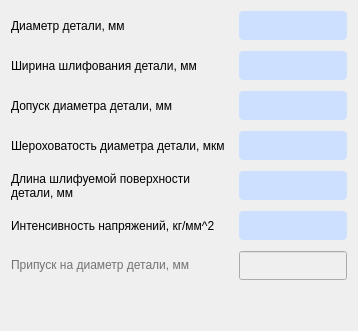
                <widget class="QWidget" name="detail_widget" native="true">
                 <layout class="QGridLayout" name="gridLayout_7">
                  <property name="leftMargin">
                   <number>11</number>
                  </property>
                  <property name="topMargin">
                   <number>11</number>
                  </property>
                  <property name="rightMargin">
                   <number>11</number>
                  </property>
                  <property name="bottomMargin">
                   <number>11</number>
                  </property>
                  <property name="spacing">
                   <number>11</number>
                  </property>
                  <item row="6" column="0">
                   <widget class="QLabel" name="prsk_label">
                    <property name="palette">
                     <palette>
                      <active>
                       <colorrole role="WindowText">
                        <brush brushstyle="SolidPattern">
                         <color alpha="255">
                          <red>115</red>
                          <green>115</green>
                          <blue>115</blue>
                         </color>
                        </brush>
                       </colorrole>
                       <colorrole role="Midlight">
                        <brush brushstyle="SolidPattern">
                         <color alpha="255">
                          <red>227</red>
                          <green>227</green>
                          <blue>227</blue>
                         </color>
                        </brush>
                       </colorrole>
                       <colorrole role="Text">
                        <brush brushstyle="SolidPattern">
                         <color alpha="255">
                          <red>115</red>
                          <green>115</green>
                          <blue>115</blue>
                         </color>
                        </brush>
                       </colorrole>
                       <colorrole role="ButtonText">
                        <brush brushstyle="SolidPattern">
                         <color alpha="255">
                          <red>115</red>
                          <green>115</green>
                          <blue>115</blue>
                         </color>
                        </brush>
                       </colorrole>
                       <colorrole role="PlaceholderText">
                        <brush brushstyle="NoBrush">
                         <color alpha="128">
                          <red>115</red>
                          <green>115</green>
                          <blue>115</blue>
                         </color>
                        </brush>
                       </colorrole>
                      </active>
                      <inactive>
                       <colorrole role="WindowText">
                        <brush brushstyle="SolidPattern">
                         <color alpha="255">
                          <red>115</red>
                          <green>115</green>
                          <blue>115</blue>
                         </color>
                        </brush>
                       </colorrole>
                       <colorrole role="Midlight">
                        <brush brushstyle="SolidPattern">
                         <color alpha="255">
                          <red>222</red>
                          <green>165</green>
                          <blue>227</blue>
                         </color>
                        </brush>
                       </colorrole>
                       <colorrole role="Text">
                        <brush brushstyle="SolidPattern">
                         <color alpha="255">
                          <red>115</red>
                          <green>115</green>
                          <blue>115</blue>
                         </color>
                        </brush>
                       </colorrole>
                       <colorrole role="ButtonText">
                        <brush brushstyle="SolidPattern">
                         <color alpha="255">
                          <red>115</red>
                          <green>115</green>
                          <blue>115</blue>
                         </color>
                        </brush>
                       </colorrole>
                       <colorrole role="PlaceholderText">
                        <brush brushstyle="NoBrush">
                         <color alpha="128">
                          <red>115</red>
                          <green>115</green>
                          <blue>115</blue>
                         </color>
                        </brush>
                       </colorrole>
                      </inactive>
                      <disabled>
                       <colorrole role="WindowText">
                        <brush brushstyle="SolidPattern">
                         <color alpha="255">
                          <red>115</red>
                          <green>115</green>
                          <blue>115</blue>
                         </color>
                        </brush>
                       </colorrole>
                       <colorrole role="Midlight">
                        <brush brushstyle="SolidPattern">
                         <color alpha="255">
                          <red>247</red>
                          <green>247</green>
                          <blue>247</blue>
                         </color>
                        </brush>
                       </colorrole>
                       <colorrole role="Text">
                        <brush brushstyle="SolidPattern">
                         <color alpha="255">
                          <red>115</red>
                          <green>115</green>
                          <blue>115</blue>
                         </color>
                        </brush>
                       </colorrole>
                       <colorrole role="ButtonText">
                        <brush brushstyle="SolidPattern">
                         <color alpha="255">
                          <red>115</red>
                          <green>115</green>
                          <blue>115</blue>
                         </color>
                        </brush>
                       </colorrole>
                       <colorrole role="PlaceholderText">
                        <brush brushstyle="NoBrush">
                         <color alpha="128">
                          <red>115</red>
                          <green>115</green>
                          <blue>115</blue>
                         </color>
                        </brush>
                       </colorrole>
                      </disabled>
                     </palette>
                    </property>
                    <property name="font">
                     <font>
                      <pointsize>9</pointsize>
                      <weight>50</weight>
                      <italic>false</italic>
                      <bold>false</bold>
                      <underline>false</underline>
                      <strikeout>false</strikeout>
                     </font>
                    </property>
                    <property name="cursor">
                     <cursorShape>ArrowCursor</cursorShape>
                    </property>
                    <property name="mouseTracking">
                     <bool>true</bool>
                    </property>
                    <property name="focusPolicy">
                     <enum>Qt::WheelFocus</enum>
                    </property>
                    <property name="acceptDrops">
                     <bool>false</bool>
                    </property>
                    <property name="autoFillBackground">
                     <bool>false</bool>
                    </property>
                    <property name="styleSheet">
                     <string notr="true">QLabel {
	color: rgb(115, 115, 115)
}</string>
                    </property>
                    <property name="text">
                     <string>Припуск на диаметр детали, мм</string>
                    </property>
                    <property name="textFormat">
                     <enum>Qt::AutoText</enum>
                    </property>
                   </widget>
                  </item>
                  <item row="1" column="1">
                   <widget class="QLineEdit" name="B_textbox">
                    <property name="minimumSize">
                     <size>
                      <width>0</width>
                      <height>29</height>
                     </size>
                    </property>
                    <property name="styleSheet">
                     <string notr="true">QLineEdit
{
	border-radius: 4px;
	background-color: rgb(206, 224, 255);
}</string>
                    </property>
                   </widget>
                  </item>
                  <item row="1" column="0">
                   <widget class="QLabel" name="B_label">
                    <property name="font">
                     <font>
                      <pointsize>9</pointsize>
                     </font>
                    </property>
                    <property name="text">
                     <string>Ширина шлифования детали, мм</string>
                    </property>
                   </widget>
                  </item>
                  <item row="2" column="1">
                   <widget class="QLineEdit" name="td_textbox">
                    <property name="minimumSize">
                     <size>
                      <width>0</width>
                      <height>29</height>
                     </size>
                    </property>
                    <property name="styleSheet">
                     <string notr="true">QLineEdit
{
	border-radius: 4px;
	background-color: rgb(206, 224, 255);
}</string>
                    </property>
                   </widget>
                  </item>
                  <item row="7" column="0">
                   <spacer name="verticalSpacer_4">
                    <property name="orientation">
                     <enum>Qt::Vertical</enum>
                    </property>
                    <property name="sizeHint" stdset="0">
                     <size>
                      <width>20</width>
                      <height>40</height>
                     </size>
                    </property>
                   </spacer>
                  </item>
                  <item row="0" column="0">
                   <widget class="QLabel" name="dd_max_label">
                    <property name="font">
                     <font>
                      <pointsize>9</pointsize>
                     </font>
                    </property>
                    <property name="text">
                     <string>Диаметр детали, мм</string>
                    </property>
                   </widget>
                  </item>
                  <item row="3" column="0">
                   <widget class="QLabel" name="rgn_dd_label">
                    <property name="font">
                     <font>
                      <pointsize>9</pointsize>
                     </font>
                    </property>
                    <property name="text">
                     <string>Шероховатость диаметра детали, мкм </string>
                    </property>
                   </widget>
                  </item>
                  <item row="3" column="1">
                   <widget class="QLineEdit" name="rgn_dd_textbox">
                    <property name="minimumSize">
                     <size>
                      <width>0</width>
                      <height>29</height>
                     </size>
                    </property>
                    <property name="styleSheet">
                     <string notr="true">QLineEdit
{
	border-radius: 4px;
	background-color: rgb(206, 224, 255);
}</string>
                    </property>
                   </widget>
                  </item>
                  <item row="5" column="1">
                   <widget class="QLineEdit" name="sigma_textbox">
                    <property name="minimumSize">
                     <size>
                      <width>0</width>
                      <height>29</height>
                     </size>
                    </property>
                    <property name="styleSheet">
                     <string notr="true">QLineEdit
{
	border-radius: 4px;
	background-color: rgb(206, 224, 255);
}</string>
                    </property>
                   </widget>
                  </item>
                  <item row="5" column="0">
                   <widget class="QLabel" name="sigma_label">
                    <property name="font">
                     <font>
                      <pointsize>9</pointsize>
                     </font>
                    </property>
                    <property name="text">
                     <string>Интенсивность напряжений, кг/мм^2</string>
                    </property>
                   </widget>
                  </item>
                  <item row="4" column="0">
                   <widget class="QLabel" name="b_label">
                    <property name="font">
                     <font>
                      <pointsize>9</pointsize>
                     </font>
                    </property>
                    <property name="text">
                     <string>Длина шлифуемой поверхности
детали, мм </string>
                    </property>
                   </widget>
                  </item>
                  <item row="0" column="1">
                   <widget class="QLineEdit" name="dd_max_textbox">
                    <property name="minimumSize">
                     <size>
                      <width>0</width>
                      <height>29</height>
                     </size>
                    </property>
                    <property name="styleSheet">
                     <string notr="true">QLineEdit
{
	border-radius: 4px;
	background-color: rgb(206, 224, 255);
}</string>
                    </property>
                   </widget>
                  </item>
                  <item row="4" column="1">
                   <widget class="QLineEdit" name="b_textbox">
                    <property name="minimumSize">
                     <size>
                      <width>0</width>
                      <height>29</height>
                     </size>
                    </property>
                    <property name="styleSheet">
                     <string notr="true">QLineEdit
{
	border-radius: 4px;
	background-color: rgb(206, 224, 255);
}</string>
                    </property>
                   </widget>
                  </item>
                  <item row="6" column="1">
                   <widget class="QLineEdit" name="prsk_textbox">
                    <property name="enabled">
                     <bool>false</bool>
                    </property>
                    <property name="minimumSize">
                     <size>
                      <width>0</width>
                      <height>29</height>
                     </size>
                    </property>
                   </widget>
                  </item>
                  <item row="2" column="0">
                   <widget class="QLabel" name="td_label">
                    <property name="font">
                     <font>
                      <pointsize>9</pointsize>
                     </font>
                    </property>
                    <property name="text">
                     <string>Допуск диаметра детали, мм</string>
                    </property>
                   </widget>
                  </item>
                 </layout>
                </widget>
